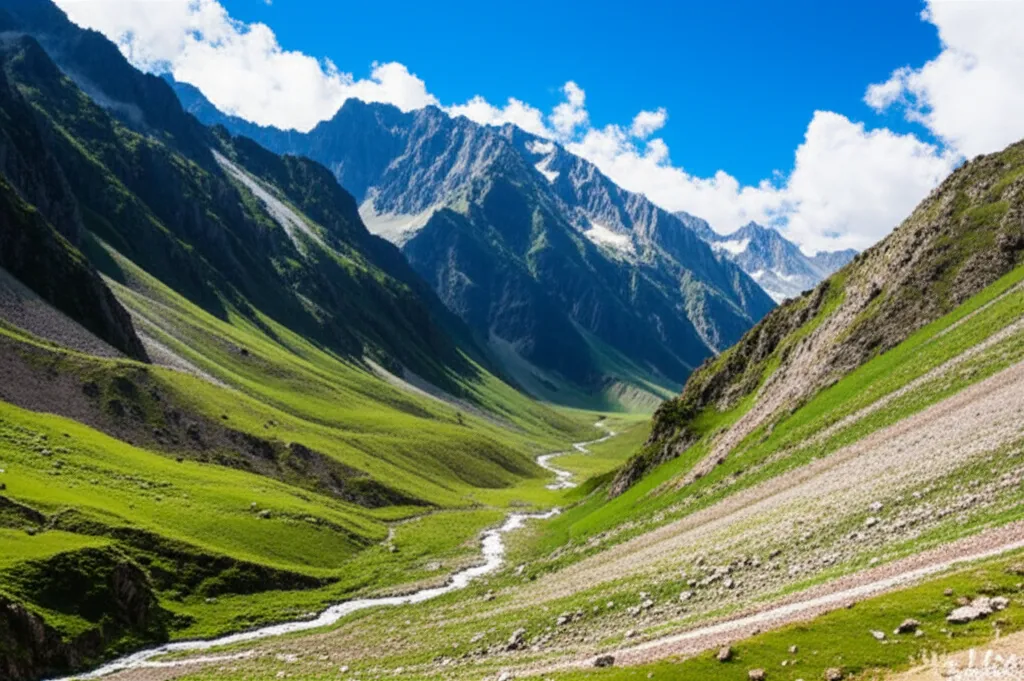
#> input picture find/img/ala-archa-national-park-kyrgyzstan.webp, 1024 x 681 px, given in place of cover-v19-beartrap-red-cash.png, which was not available
$ python design_book_cover_v22_final.py
#> lines starting #> are read from the running program, lines starting #| are printed output that depends on the picture; pictures that were not available may be replaced by others from this repository, and a replacement may not be noted
#!/usr/bin/env python3
"""v22 FINAL — locked book cover design.

User-requested adjustments from v21b:
  1. Suitcase photo shifted up (image_y 900 → 760)
  2. Subtitle shifted up (closer to suitcase, sb+50 gap)
  3. Subtitle on ONE line: "DON'T BE THEIR NEXT TARGET"

Output: ~/Desktop/scam-atlas-review/covers/cover-v22-final.png
        + book-atlas/build/cover.png (for ePub render)
"""
from __future__ import annotations

from pathlib import Path
from PIL import Image, ImageDraw, ImageFont

SRC = Path.home() / "Desktop/scam-atlas-review/covers/cover-v19-beartrap-red-cash.png"
OUT_PATH = Path.home() / "Desktop/scam-atlas-review/covers/cover-v22-final.png"

YELLOW = (255, 211, 64)
CREAM = (245, 235, 200)

TARGET_W = 1800
TARGET_H = 2700

FONTS = {
    "helvetica_neue": "/System/Library/Fonts/HelveticaNeue.ttc",
    "avenir": "/System/Library/Fonts/Avenir.ttc",
    "georgia_italic": "/System/Library/Fonts/Supplemental/Georgia Italic.ttf",
}


def font(key, size, idx=0):
    return ImageFont.truetype(FONTS[key], size, index=idx)


def sample_bg(src):
    pixels = []
    for x in range(20, 200, 10):
        for y in range(20, 200, 10):
            pixels.append(src.getpixel((x, y))[:3])
    return tuple(sum(p[i] for p in pixels) // len(pixels) for i in range(3))


def build_canvas(src, bg, image_scale, image_y):
    src_w, src_h = src.size
    crop_top = int(src_h * 0.18)
    cropped = src.crop((0, crop_top, src_w, src_h))
    cw, ch = cropped.size
    target_w = int(TARGET_W * image_scale)
    scale = target_w / cw
    new_w = target_w
    new_h = int(ch * scale)
    scaled = cropped.resize((new_w, new_h), Image.LANCZOS)
    canvas = Image.new("RGB", (TARGET_W, TARGET_H), bg)
    x_paste = (TARGET_W - new_w) // 2
    canvas.paste(scaled, (x_paste, image_y))
    return canvas, image_y + new_h


def draw_centered(draw, text, fnt, y, color, ls=0):
    if ls == 0:
        bbox = draw.textbbox((0, 0), text, font=fnt)
        w = bbox[2] - bbox[0]
        x = (TARGET_W - w) // 2 - bbox[0]
        draw.text((x, y), text, font=fnt, fill=color)
        return
    widths, total = [], 0
    for ch in text:
        bb = draw.textbbox((0, 0), ch, font=fnt)
        cw = bb[2] - bb[0]
        widths.append(cw)
        total += cw + ls
    total -= ls
    x = (TARGET_W - total) // 2
    for ch, cw in zip(text, widths):
        draw.text((x, y), ch, font=fnt, fill=color)
        x += cw + ls


def render_final(src, bg):
    # Image: full-width, shifted up from y=900 → y=760
    canvas, sb = build_canvas(src, bg, image_scale=1.0, image_y=760)
    d = ImageDraw.Draw(canvas)

    # Top tag (slight bump up)
    d_tag = font("avenir", 32, idx=2)
    draw_centered(d, "TRAVEL SAFETY  ·  2026 EDITION",
                  d_tag, 70, CREAM, ls=8)

    # Italic prefix
    d_pre = font("georgia_italic", 80)
    draw_centered(d, "The Big Book of", d_pre, 145, CREAM)

    # Massive title
    d_title = font("helvetica_neue", 280, idx=8)
    draw_centered(d, "TRAVEL", d_title, 280, YELLOW)
    draw_centered(d, "SCAMS", d_title, 565, YELLOW)
    # Title block ends ~y=845; image at 760 means slight overlap area is empty
    # (the cropped suitcase has empty red space at its top so it's clean)

    # SUBTITLE — single line, shifted up to be close to suitcase bottom
    sub_y = sb + 50
    d_sub = font("helvetica_neue", 92, idx=1)
    draw_centered(d, "DON'T BE THEIR NEXT TARGET",
                  d_sub, sub_y, YELLOW)

    # Byline
    d_byline = font("avenir", 42, idx=2)
    draw_centered(d, "BERNARD HUANG  ·  TABIJI",
                  d_byline, TARGET_H - 105, CREAM, ls=8)

    return canvas


def main():
    src = Image.open(SRC).convert("RGB")
#> src is the input picture: PIL image 1024x681 RGB; mean R, G, B 99.2, 124.8, 113.3
    bg = sample_bg(src)
#> after the loop in sample_bg, `for x in range(20, 200, 10):`: pixels = 324 items, first 6: (9, 60, 109), (12, 59, 105), (25, 60, 94), (28, 61, 91), (23, 54, 71), (3, 32, 61)
#> bg = (48, 76, 99)
    print(f"Source: {src.size}, bg RGB{bg}")
#| Source: (1024, 681), bg RGB(48, 76, 99)
    out = render_final(src, bg)
#> in build_canvas, `cropped = src.crop((0, crop_top, src_w, src_h))`:
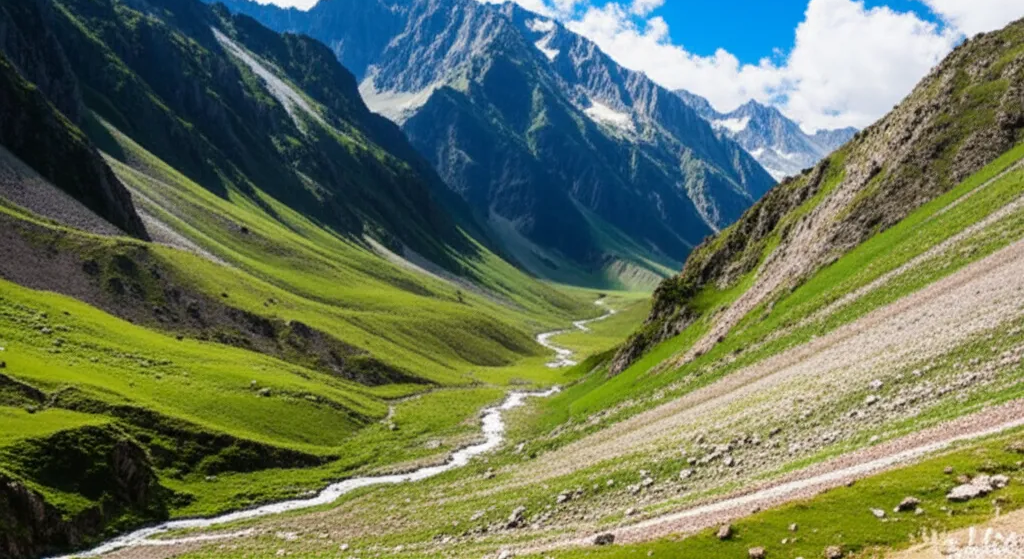
#> cropped: PIL image 1024x559 RGB; mean R, G, B 104.8, 118.2, 91.3
#> in build_canvas, `canvas = Image.new("RGB", (TARGET_W, TARGET_H), bg)`:
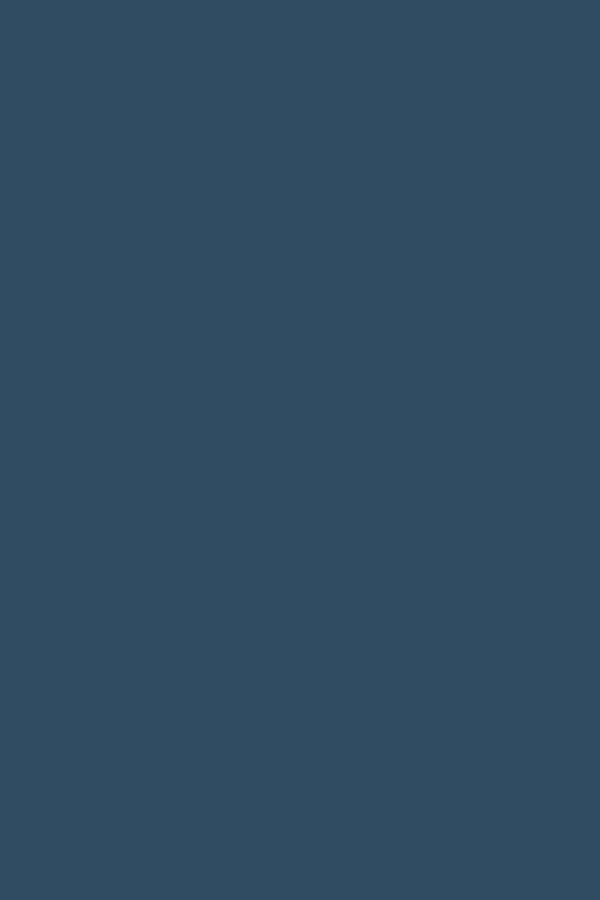
#> canvas: PIL image 1800x2700 RGB (shown at 1/3 size); mean R, G, B 48, 76, 99
#> in build_canvas, `canvas.paste(scaled, (x_paste, image_y))`:
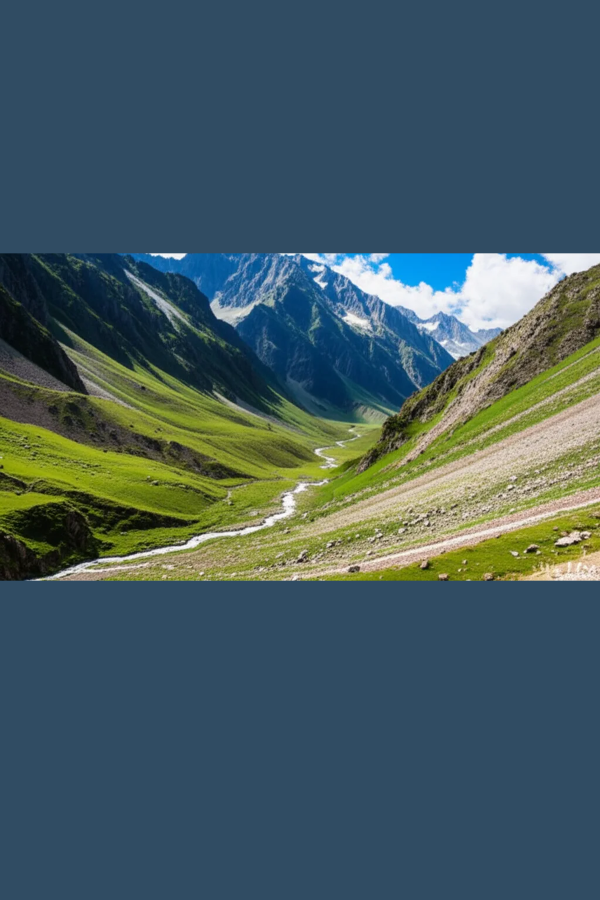
#> canvas: PIL image 1800x2700 RGB (shown at 1/3 size); mean R, G, B 68.7, 91.4, 96.2
#> in render_final, `canvas, sb = build_canvas(src, bg, image_scale=1.0, image_y=760)`: sb = 1742
#> in render_final, `sub_y = sb + 50`: sub_y = 1792
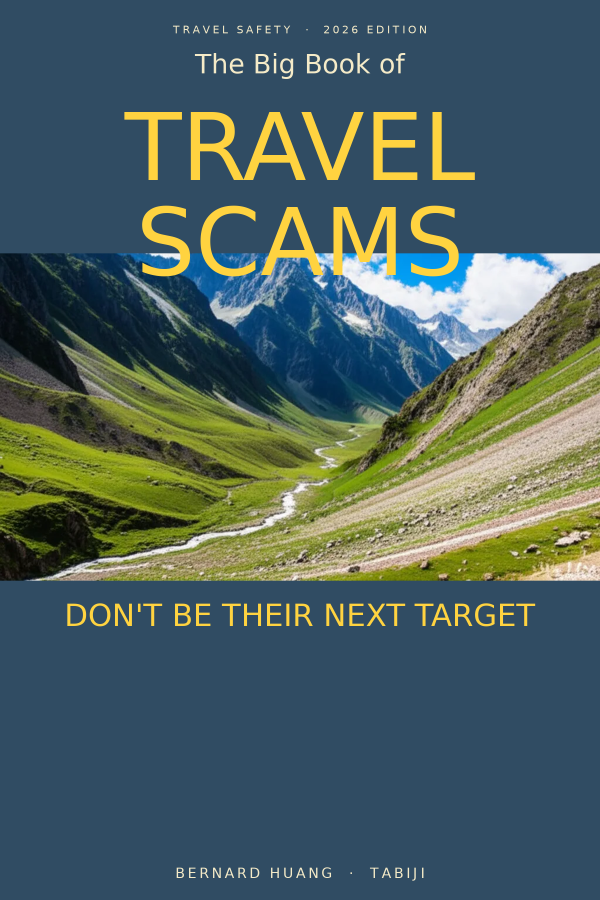
#> out: PIL image 1800x2700 RGB (shown at 1/3 size); mean R, G, B 76.2, 96.2, 95
    out.save(OUT_PATH, format="PNG", optimize=True)
    print(f"Wrote {OUT_PATH}")

    # Also drop a copy for the ePub build
    epub_cover = Path(
        "/Users/bjh/Documents/tabiji/.claude/worktrees/eloquent-boyd-7e72e8/"
        "book-atlas/build/cover.png"
    )
    epub_cover.parent.mkdir(parents=True, exist_ok=True)
    out.save(epub_cover, format="PNG", optimize=True)
    print(f"Wrote {epub_cover}")


if __name__ == "__main__":
    main()

$ run again, on find/img/alaska.webp
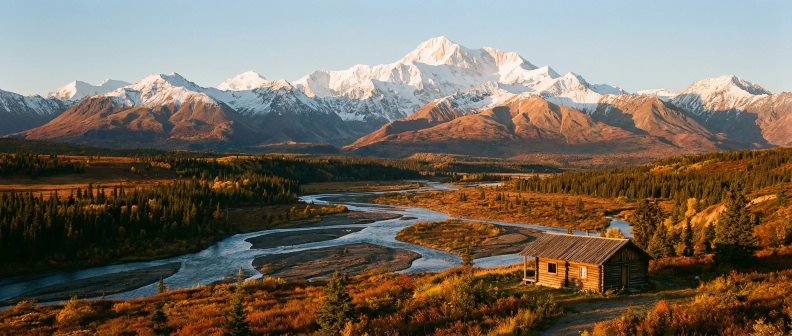
#> input picture find/img/alaska.webp, 1584 x 672 px, given in place of cover-v19-beartrap-red-cash.png, which was not available (shown at 1/2 size)
#> in main, src is the input picture: PIL image 1584x672 RGB; mean R, G, B 116.3, 105.5, 91.7
#> after the loop in sample_bg, `for x in range(20, 200, 10):`: pixels = 324 items, first 6: (162, 196, 212), (165, 196, 213), (168, 195, 211), (173, 198, 212), (173, 199, 208), (177, 200, 213)
#> bg = (183, 200, 206)
#| Source: (1584, 672), bg RGB(183, 200, 206)
#> in build_canvas, `scaled = cropped.resize((new_w, new_h), Image.LANCZOS)`:
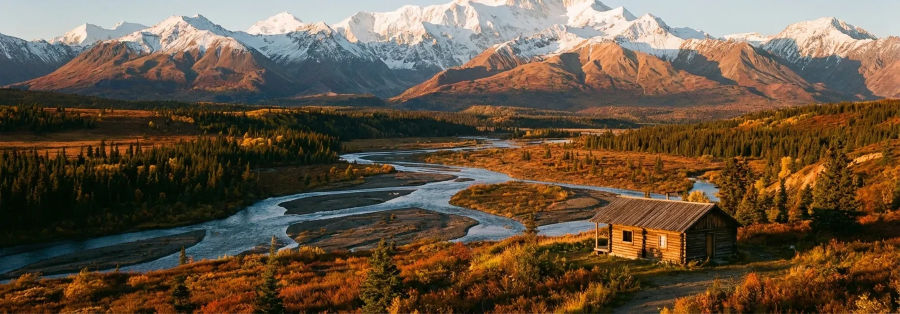
#> scaled: PIL image 1800x627 RGB (shown at 1/2 size); mean R, G, B 101.2, 83.4, 64.4
#> sb = 1387
#> sub_y = 1437
#> in main, `out = render_final(src, bg)`:
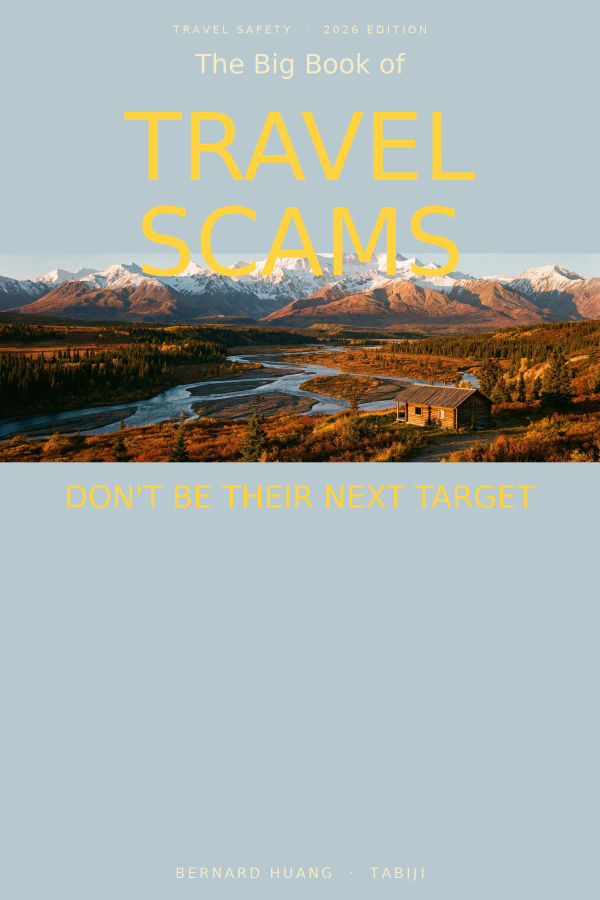
#> out: PIL image 1800x2700 RGB (shown at 1/3 size); mean R, G, B 166.5, 173.4, 168.4
